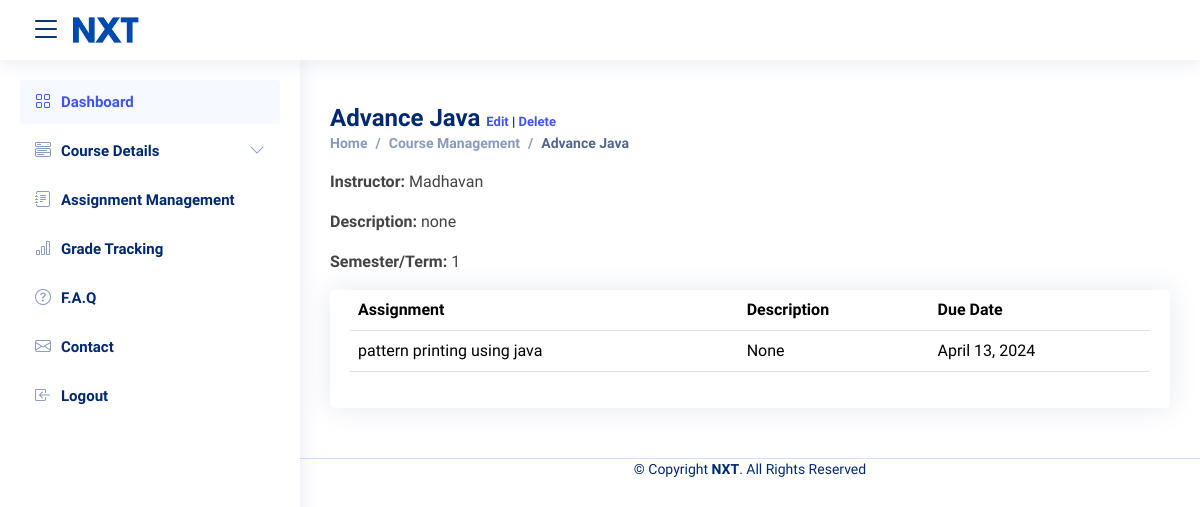
Screenshot of /course/6/ (signed in) with the database file from the repository.
### app/models.py (models this page shows, shortened)
class Course(models.Model):
    user = models.ForeignKey(User, on_delete=models.CASCADE)
    course_name = models.CharField(max_length=100)
    instructor_name = models.CharField(max_length=100)
    description = models.TextField()
    semester = models.CharField(max_length=50)

class Assignment(models.Model):
    course = models.ForeignKey(Course, on_delete=models.CASCADE)
    assignment_name = models.CharField(max_length=100)
    due_date = models.DateField()
    description = models.TextField()

### app/views.py (the view)
# urls.py: path('course/<int:course_id>/', views.course_detail,name="course"),
@login_required
def course_detail(request,course_id):
    user = request.user
    courses = Course.objects.filter(user=user)
    course = Course.objects.get(id=course_id)
    grades = Grade.objects.filter(course__user=user)
    assignments = Assignment.objects.filter(course=course_id)
    return render(request, 'course_detail.html', {'course': course,'courses': courses, 'grade':grades, 'assignments':assignments })

### template/course_detail.html (shortened to what this page needs)
{% extends 'master.html' %}
{% load static %}
{% block content %}
<div class="pagetitle">
    <h1>{{ course.course_name }}   <span style="font-size: small;"><a href="{% url 'edit_course' course.id %}">Edit</a> | <a href="{% url 'delete_course' course.id %}">Delete</a></span></h1>
    <nav>
        <ol class="breadcrumb">
            <li class="breadcrumb-item"><a href="/">Home</a></li>
            <li class="breadcrumb-item "><a href="/course_management">Course Management</a></li>
            <li class="breadcrumb-item active">{{course.course_name}}</li>
        </ol>
    </nav>
</div>
<section id="course-info">
    <div class="row">
        <div class="col-md-6">
            <p><strong>Instructor:</strong> {{ course.instructor_name }}</p>
            <p><strong>Description:</strong> {{ course.description }}</p>
            <p><strong>Semester/Term:</strong> {{ course.semester }}</p>
        </div>
    </div>
</section>
<section id="grade-tracking">
    <div class="row">
        <div class="col-lg-12">
            <div class="card">
                <div class="card-body">
                    <table class="table datatable">
                        <thead>
                            <tr>
                                <th>Assignment</th>
                                <th>Description</th>
                                <th data-type="date" data-format="YYYY/DD/MM">
                                    Due Date
                                </th>
                            </tr>
                        </thead>
                        <tbody>
                            {% for assignment in assignments %}
                            <tr>
                                <td>{{assignment.assignment_name}}</td>
                                <td>{{assignment.description}}</td>
                                <td>{{assignment.due_date}}</td>
                            </tr>
                            {% endfor %}
                        </tbody>
                    </table>
                </div>
            </div>
        </div>
    </div>
</section>
{% endblock %}

### static/css/style.css (style rules this page uses)
:root { scroll-behavior: smooth; }
body { font-family: "Open Sans", sans-serif; background:#fff; color: #444444; }
a { color: #4154f1; text-decoration: none; }
h1, h2, h3, h4, h5, h6 { font-family: "Nunito", sans-serif; }
.pagetitle { margin-bottom: 10px; }
.pagetitle h1 { font-size: 24px; margin-bottom: 0; font-weight: 600; color: #012970; }
.card { margin-bottom: 30px; border: none; border-radius: 5px; box-shadow: 0px 0 30px rgba(1, 41, 112, 0.1); }
.card-body { padding: 0 20px 20px 20px; }
.breadcrumb { font-size: 14px; font-family: "Nunito", sans-serif; color: #899bbd; font-weight: 600; }
.breadcrumb a { color: #899bbd; transition: 0.3s; }
.breadcrumb .breadcrumb-item::before { color: #899bbd; }
.breadcrumb .active { color: #51678f; font-weight: 600; }

### rows the page displays
Course: course_name "Advance Java", instructor_name "Madhavan", description "none", semester "1"
Assignment: assignment_name "pattern printing using java", description "None", due_date "April 13, 2024"
